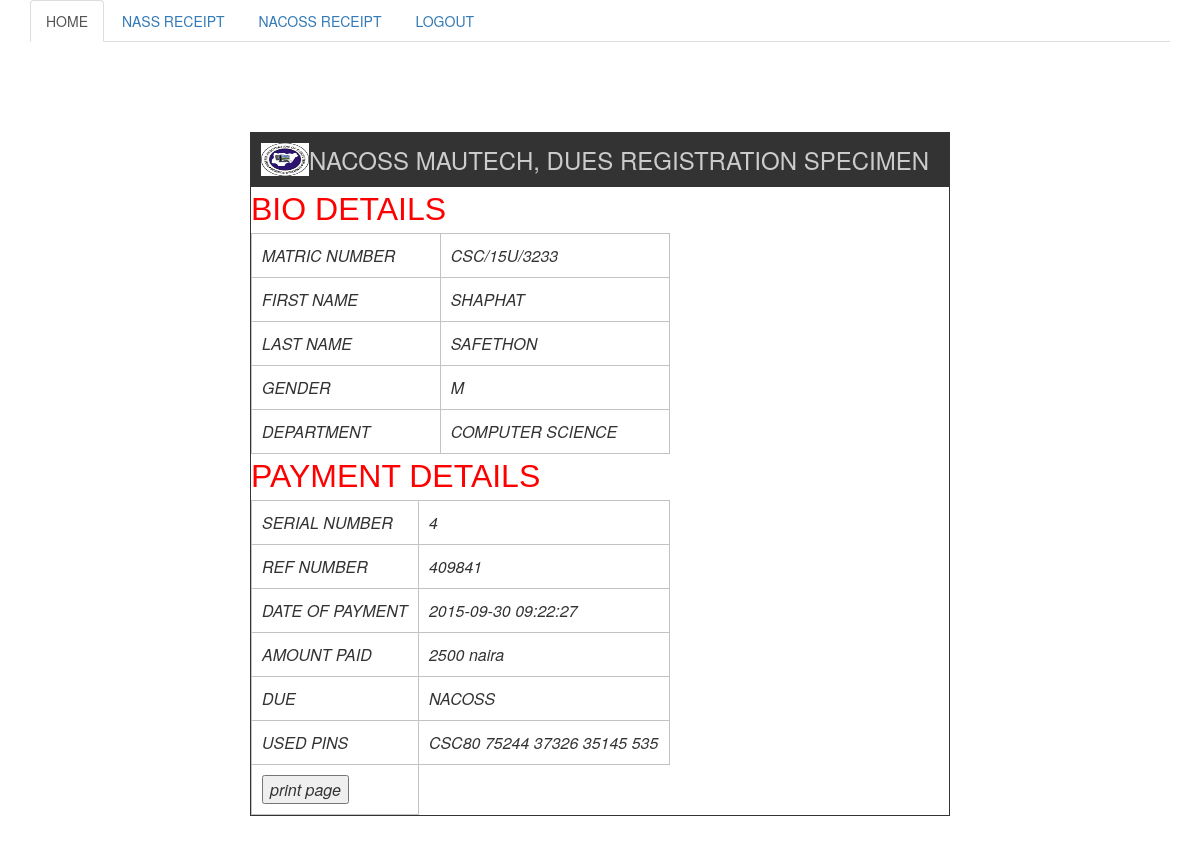
The page /nacoss_receipt.php (signed in) on the database its author committed.
### tables this page shows
CREATE TABLE IF NOT EXISTS `tblreg` (
  `id` int(11) NOT NULL AUTO_INCREMENT,
  `firstname` text NOT NULL,
  `lastname` text NOT NULL,
  `password` varchar(150) NOT NULL,
  `email` varchar(50) NOT NULL,
  `phone` varchar(12) NOT NULL,
  `active` tinyint(1) DEFAULT '0',
  `ban` tinyint(1) DEFAULT '0',
  `hits` int(11) DEFAULT '0',
  `matric` varchar(20) NOT NULL,
  `gender` varchar(20) NOT NULL,
  `level` varchar(20) NOT NULL,
  `department_due` varchar(50) NOT NULL,
  `department` varchar(50) NOT NULL,
  `detect` varchar(50) DEFAULT NULL,
  PRIMARY KEY (`id`),
  UNIQUE KEY `matric` (`matric`)
);

CREATE TABLE IF NOT EXISTS `compsci` (
  `sn_id` int(11) NOT NULL AUTO_INCREMENT,
  `user_id` varchar(20) NOT NULL,
  `ref_no` varchar(20) DEFAULT NULL,
  `date` datetime DEFAULT NULL,
  `nass` varchar(10) NOT NULL DEFAULT '1',
  `departmental` tinyint(1) DEFAULT '0',
  `depart_sn` int(11) DEFAULT NULL,
  `depart_ref` varchar(10) DEFAULT NULL,
  `depart_date` datetime DEFAULT NULL,
  `nass_sn` int(11) NOT NULL,
  PRIMARY KEY (`sn_id`)
);

### includes/function.php (called while the page is built, shortened)
<?php
  include 'db.inc.php';
function database_clean($var = ""){
    global $link;
    $var = htmlentities(trim(mb_strtolower($var)));
  $var = mysqli_real_escape_string($link,$var);
          return $var;
}
function get_session(){
    global $link;
    $sql = "SELECT id,session FROM session WHERE curr_session = '1'";
    return  mysqli_query($link, $sql);
}
     function query($sql){
         global $link;
      return mysqli_query($link, $sql);
     }
   function user_valid_data($id=""){
    $sql = "SELECT firstname,lastname,department,level,matric,gender,detect FROM tblreg WHERE id = '$id'";
            $details = query($sql);
          $result = mysqli_fetch_array($details);
             $result[] = $result['firstname'];
             $result[] = $result['lastname'];
             $result[] = $result['level'];
             $result[] = $result['department'];
             $result[] = $result['gender'];
             $result[] = $result['matric'];
             $result[] = $result['detect'];
              return $result;
   }
  function sort_old_new_std_NACOSS($id=""){
       $session = get_session();
       $curr_sess = mysqli_fetch_array($session);
       $curr_sess = $curr_sess['session'];
         $curr_sess = explode("/", $curr_sess);
            $curr_sess = $curr_sess[0];
       $user_details = user_valid_data($id);
       $matric = $user_details['matric'];
        $matric = explode("/", $matric);
                $matric  = $matric[1];
           if($curr_sess > $matric){
            return  $due_price = OLD_NASS;
       }
         elseif($curr_sess <= $matric ){
             return $due_price = NEW_NACOSS;
         }
       else {
             return "";
       }
   }
   function get_data_by_depart($id =" ",$depart=" "){
               $depart_data = array();
       $sql = "SELECT nass_sn,ref_no,user_id,nass,date,departmental,depart_sn,depart_ref,depart_date,sn_id FROM $depart WHERE user_id = '$id'";
         $query = query($sql);
        $result = mysqli_fetch_array($query);
         $depart_data[] = $result['nass_sn'];
          $depart_data[] = $result['ref_no'];
          $depart_data[] = $result['user_id'];
          $depart_data[] = $result['nass'];
         $depart_data[] = $result['date'];
          $depart_data[] = $result['departmental'];
          $depart_data[] = $result['depart_sn'];
          $depart_data[] = $result['depart_ref'];
          $depart_data[] = $result['depart_date'];
          $depart_data[] = $result['sn_id'];
          return $depart_data;
   }
    function balance_cal($id = "",$page = ''){
       $sql_amount = "SELECT SUM(amount) FROM tblpin WHERE used_by = '$id' "
               . "AND status = '1' AND"
               . " date_used != '000-00-00' AND course_id = '$page'";
         $amount_query = query($sql_amount);
         $amount_result = mysqli_fetch_array($amount_query);
            $total_amount = $amount_result[0];
            return $total_amount;
   }
   function user_used_pins($id = "",$due =""){
       $pin = array();
       $sql_pin = "SELECT pin FROM tblpin WHERE used_by = '$id'"
               . " AND status = '1' "
               . "AND date_used != '000-00-00' "
               . "AND course_id = '$due'";
        $pin_query = query($sql_pin);
          $count = mysqli_num_rows($pin_query);
          for($i=0;$i<$count;$i++){
          $pin_result = mysqli_fetch_array($pin_query);
              $pin[] = $pin_result[0];
       }
        return $pin;
   }
   function uppercase($var){
       return strtoupper($var);
   }
   function split_pin($str = ""){
     $str = str_split($str, 5);
         return $str;
   }

### session.php (called while the page is built, shortened)
<?php
 if(isset($_SESSION['id'])){
     require_once ('includes/function.php');
     $id = database_clean($_SESSION['id']);
 }
 else {
     redirect_to('login.php');
}

### nacoss_receipt.php (the view, shortened to what this page needs)
<?php
require_once ('includes/function.php');
    $page = '2';
   require_once ('session.php');
  include_once('includes/receipt_header.php');
        $id = database_clean($id);
         $stud_paid = balance_cal($id,$page);
       $due_amount = sort_old_new_std_NACOSS($id);
     if(!$stud_paid ||  $stud_paid < $due_amount ){
    ?>
<div style="color:#000;font-size:medium;border:2px solid red;
     width:700px;margin: 0px auto;padding:10px;font-family:sans-serif">
    we detected you are yet to you make full payment
</div>
<?php
  }
 else {
     $user_data = user_valid_data($id);
          $depart = $user_data['detect'];
         $payment = get_data_by_depart($id,$depart);
         $amount_paid_by_user = balance_cal($id,$page);
            $pins =  user_used_pins($id,$page);
   ?>
     <!DOCTYPE html>
<html>
    <head>
        <link rel="stylesheet" href="css/bootstrap.min.css"/>
          <link rel="stylesheet" href="css/custom.css"/>
    </head>
    <body>
        <div class="container">
           <div style="border: 1px solid #333; margin: 30px auto;width:700px;height:auto">
<div style="padding:10px; background:#333; font-size:24px; color:#CCC;">
<a href="#"><img src="images/banner1.jpeg" width="48" height="33"
style="border:none;
float:left;"></a>NACOSS MAUTECH, DUES REGISTRATION SPECIMEN </div>
        <span class="data">bio details</span>
 <table class="reference" style="width:60%">
	<tbody>
            <tr>
		<td>MATRIC NUMBER</td>
           <td><?php echo uppercase($user_data['matric']) ?></td>
	</tr>
            <tr>
		<td>FIRST NAME</td>
                <td><?php echo uppercase($user_data['firstname']) ?></td>
	</tr>
	<tr>
		<td>LAST NAME</td>
                <td> <?php echo uppercase($user_data['lastname']) ?></td>
	</tr>
	<tr>
		<td>GENDER</td>
		<td><?php echo uppercase($user_data['gender']) ?></td>
	</tr>
	<tr>
		<td>DEPARTMENT</td>
		<td><?php echo uppercase($user_data['department']) ?></td>
	</tr>
</tbody>
           </table>
    <span class="data">payment details</span>
<table class="reference" style="width:60%">
	<tbody>
            <tr>
		<td>SERIAL NUMBER</td>
		  <td><?php echo uppercase($payment[9]) ?></td>
	</tr>
	<tr>
		<td>REF NUMBER</td>
		<td><?php echo uppercase($payment[7]) ?></td>
	</tr>
	<tr>
		<td>DATE OF PAYMENT</td>
	<td><?php echo uppercase($payment[8]) ?></td>
	</tr>
	<tr>
		<td>AMOUNT PAID</td>
		<td><?php echo uppercase($amount_paid_by_user)." "."naira"; ?></td>
	</tr>
	<tr>
		<td>DUE</td>
		<td><?php echo "NACOSS"; ?></td>
	</tr>
	<tr>
		<td>USED PINS</td>
		<td><?php
                $count = count($pins);
            for($i=0;$i < $count;$i++){
            $pl = split_pin($pins[$i]);
               $splited = implode(" ", $pl).'<br/>';
                echo uppercase($splited);
            }?>
                </td>
	</tr>
	<tr>
          <td><input type="button" value="print page" onClick="window.print()" /></td>
	</tr>
</tbody>
           </table>
    </div>
    </div>
    </body>
</html>
 <?php
 }
?>

### includes/receipt_header.php (shortened to what this page needs)
   <div class="container">
   <ul class="nav nav-tabs">
       <li role="presentation" class="active"><a href="nass_payment.php">HOME</a></li>
       <li role="presentation" ><a href="nass_receipt.php">NASS RECEIPT</a></li>
       <li role="presentation"><a href="nacoss_receipt.php">NACOSS RECEIPT</a></li>
       <li role="presentation"><a href="logout.php">LOGOUT</a></li>
       </ul>
  </div><br/><br/><br/>
<!DOCTYPE html>
<html>
    <head>
        <link rel="stylesheet" href="css/bootstrap.min.css"/>
          <link rel="stylesheet" href="css/custom.css"/>
    </head>
    <body>
    </body>
</html>

### css/custom.css (style rules this page uses)
table.reference td { border: 1px solid #c3c3c3; padding: 3px; vertical-align: top; }
table.reference { border-collapse: collapse; }
.data { text-align: center; font-family: sans-serif; font-size: xx-large; color: red; text-transform: capitalize; text-transform: uppercase; }

### nacoss_receipt.php (style rules this page uses)
table.reference td { border: 1px solid #c3c3c3; padding: 10px; vertical-align: top; font-style: oblique; font-size: medium; }
table.reference { border-collapse: collapse; }
.data { text-align: center; font-family: sans-serif; font-size: xx-large; color: red; text-transform: capitalize; text-transform: uppercase; }

### rows shown on the page
tblreg: matric "CSC/15U/3233", firstname "SHAPHAT", lastname "SAFETHON", gender "M", department "COMPUTER SCIENCE"
compsci: sn_id "4", depart_ref "409841", depart_date "2015-09-30 09:22:27"

### other values the page prints
uppercase($amount_paid_by_user) "2500"
implode(" ", $pl) "CSC80 75244 37326 35145 535"
